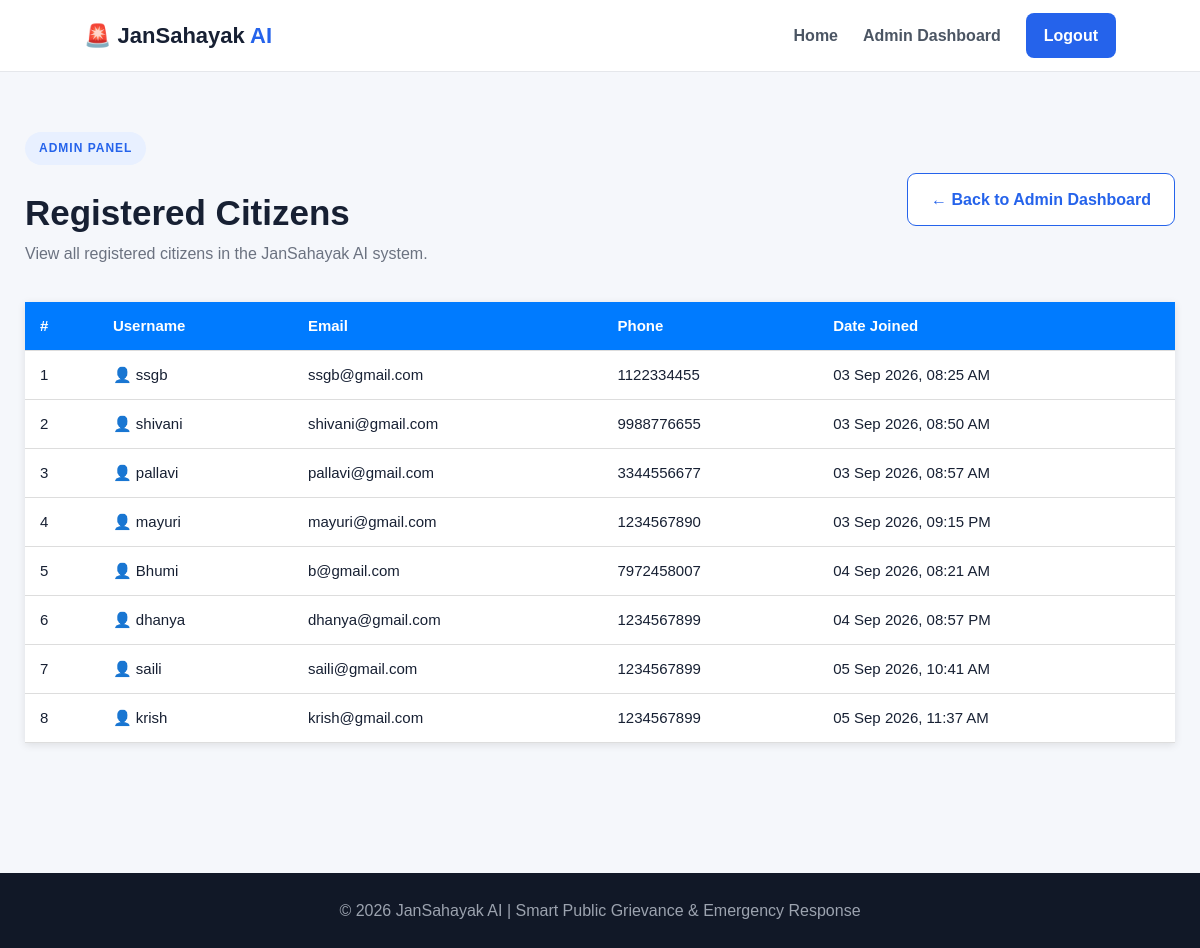
The page /admin-dashboard/citizens/ (signed in) on the database its author committed.
### hackthon/models.py (models this page shows, shortened)
class Profile(models.Model):
    ROLE_CHOICES = [
        ("citizen", "Citizen"),
        ("officer", "Officer"),
    ]
    user = models.OneToOneField(
        User,
        on_delete=models.CASCADE
    )
    role = models.CharField(
        max_length=20,
        choices=ROLE_CHOICES,
        default="citizen"
    )
    phone = models.CharField(
        max_length=15,
        blank=True
    )

### OurProject/views.py (the view)
@login_required
def registered_citizens(request):
    if not request.user.is_staff:
        return redirect("dashboard")
    citizens = Profile.objects.filter(
        role="citizen"
    ).select_related(
        "user"
    )
    return render(
        request,
        "registered_citizens.html",
        {
            "citizens": citizens
        }
    )

### templates/registered_citizens.html (shortened to what this page needs)
{% extends "base.html" %}
{% load static %}
{% block content %}
<link rel="stylesheet"
      href="{% static 'css/dashboard.css' %}">
<section class="dashboard">
<div class="dashboard-header">
    <div>
        <div class="badge">
            ADMIN PANEL
        </div>
        <h1>
            Registered Citizens
        </h1>
        <p>
            View all registered citizens in the JanSahayak AI system.
        </p>
    </div>
    <a
        href="{% url 'admin_dashboard' %}"
        class="btn secondary">
        ← Back to Admin Dashboard
    </a>
</div>
{% if citizens %}
    <div class="table-container">
        <table class="data-table">
            <thead>
                <tr>
                    <th>
                        #
                    </th>
                    <th>
                        Username
                    </th>
                    <th>
                        Email
                    </th>
                    <th>
                        Phone
                    </th>
                    <th>
                        Date Joined
                    </th>
                </tr>
            </thead>
            <tbody>
                {% for citizen in citizens %}
                    <tr>
                        <td>
                            {{ forloop.counter }}
                        </td>
                        <td>
                            👤
                            {{ citizen.user.username }}
                        </td>
                        <td>
                            {{ citizen.user.email|default:"Not provided" }}
                        </td>
                        <td>
                            {{ citizen.phone|default:"Not provided" }}
                        </td>
                        <td>
                            {{ citizen.user.date_joined|date:"d M Y, h:i A" }}
                        </td>
                    </tr>
                {% endfor %}
            </tbody>
        </table>
    </div>
{% endif %}
</section>
{% endblock %}

### static/css/style.css (style rules this page uses)
* { box-sizing: border-box; margin: 0; padding: 0; }
body { font-family: Arial, sans-serif; background: #f5f7fb; color: #172033; line-height: 1.6; }
a { text-decoration: none; color: inherit; }
.badge { display: inline-block; padding: 7px 14px; border-radius: 30px; background: #e8f0ff; color: #2563eb; font-size: 12px; font-weight: 800; letter-spacing: 1px; margin-bottom: 20px; }
.btn { display: inline-block; padding: 13px 23px; border-radius: 9px; font-weight: 700; border: none; cursor: pointer; }
.btn.secondary { background: white; color: #2563eb; border: 1px solid #2563eb; }
.dashboard { max-width: 1250px; margin: auto; padding: 60px 25px; }
.dashboard-header { display: flex; align-items: center; justify-content: space-between; margin-bottom: 35px; }
.dashboard-header h1 { font-size: 35px; }
.dashboard-header p { color: #6b7280; }

### static/css/dashboard.css (style rules this page uses)
table { width: 100%; border-collapse: collapse; margin: 20px 0; font-size: 15px; text-align: left; background-color: #fff; box-shadow: 0 2px 8px rgba(0,0,0,0.1); }
table th, table td { padding: 12px 15px; border-bottom: 1px solid #ddd; }
table th { background-color: #007bff; color: #fff; font-weight: bold; }

### rows shown on the page
Profile: user.username "ssgb", user.email "ssgb@gmail.com", phone "1122334455", user.date_joined "03 Sep 2026, 08:25 AM"
Profile: user.username "shivani", user.email "shivani@gmail.com", phone "9988776655", user.date_joined "03 Sep 2026, 08:50 AM"
Profile: user.username "pallavi", user.email "pallavi@gmail.com", phone "3344556677", user.date_joined "03 Sep 2026, 08:57 AM"
Profile: user.username "mayuri", user.email "mayuri@gmail.com", phone "1234567890", user.date_joined "03 Sep 2026, 09:15 PM"
Profile: user.username "Bhumi", user.email "b@gmail.com", phone "7972458007", user.date_joined "04 Sep 2026, 08:21 AM"
Profile: user.username "dhanya", user.email "dhanya@gmail.com", phone "1234567899", user.date_joined "04 Sep 2026, 08:57 PM"
Profile: user.username "saili", user.email "saili@gmail.com", phone "1234567899", user.date_joined "05 Sep 2026, 10:41 AM"
Profile: user.username "krish", user.email "krish@gmail.com", phone "1234567899", user.date_joined "05 Sep 2026, 11:37 AM"
